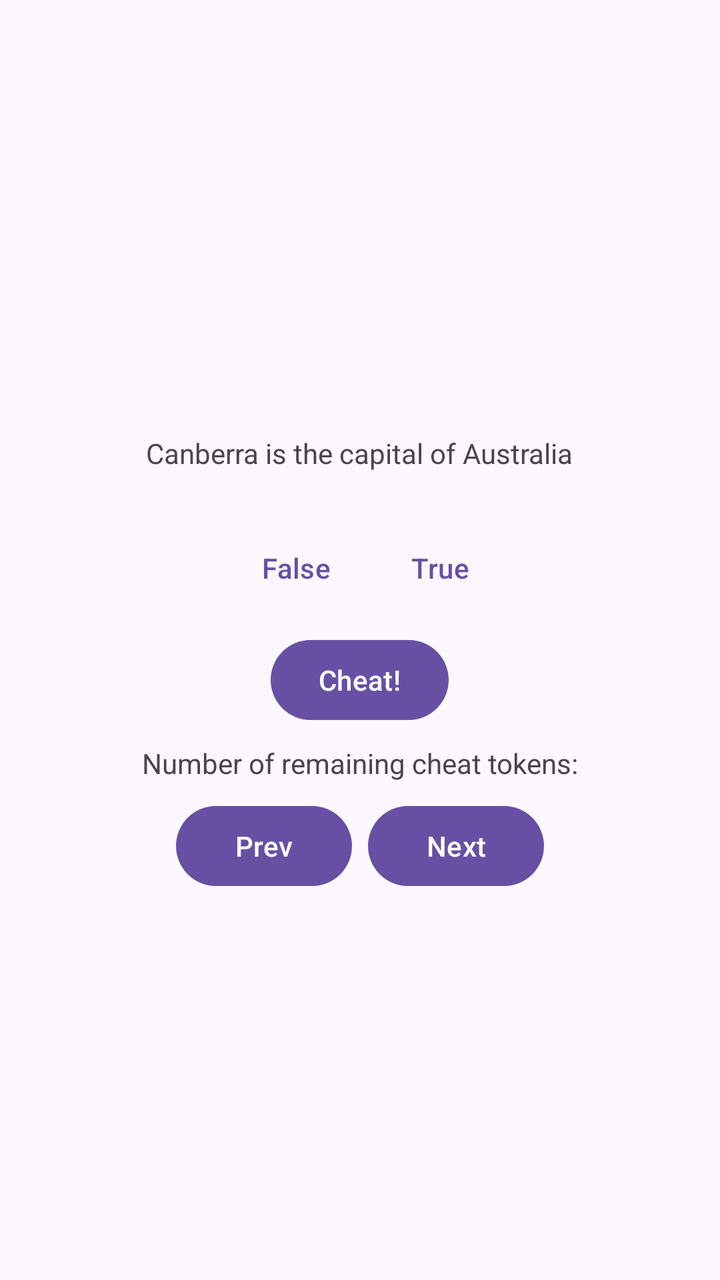
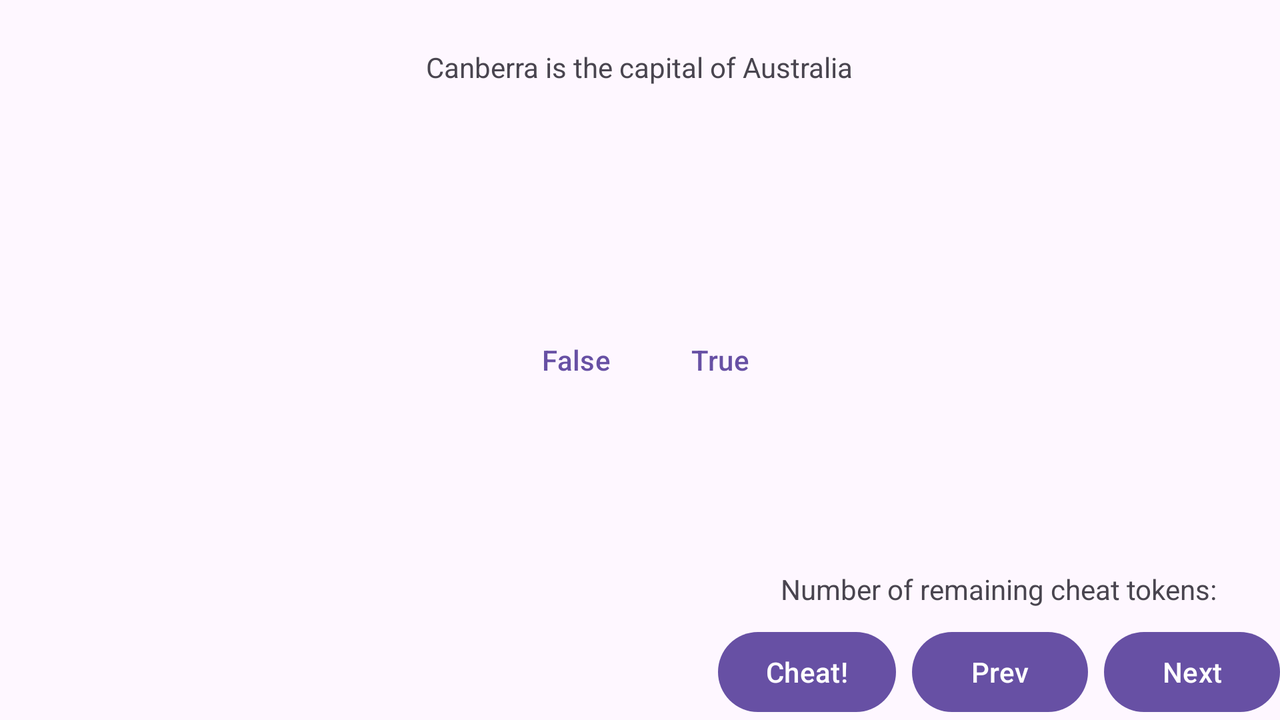

Two renders of one Android screen. The first uses the default layout on a phone; the second uses the alternative layout the repository ships for a different screen configuration, on a matching device. The two XML files are below.
<!-- AndroidManifest.xml: application theme Theme.GeoQuizV2 -->
<!-- res/layout/activity_main.xml -->
<?xml version="1.0" encoding="utf-8"?>
<LinearLayout xmlns:android="http://schemas.android.com/apk/res/android"
    xmlns:tools="http://schemas.android.com/tools"
    android:orientation="vertical"
    android:layout_width="match_parent"
    android:layout_height="match_parent"
    android:gravity="center">

    <TextView
        android:id="@+id/question_text_view"
        android:layout_width="wrap_content"
        android:layout_height="wrap_content"
        android:gravity="start"
        android:layout_margin="24dp"
        android:text="@string/question_text"
        tools:text="@string/question_australia" />

    <LinearLayout
        android:layout_width="wrap_content"
        android:layout_height="wrap_content"
        android:orientation="horizontal">

        <Button
            android:id="@+id/false_button"
            android:layout_width="wrap_content"
            android:layout_height="wrap_content"
            android:text="@string/false_button"
            style="?android:attr/buttonBarButtonStyle" />

        <Button
            android:id="@+id/true_button"
            android:layout_width="wrap_content"
            android:layout_height="wrap_content"
            android:text="@string/true_button"
            style="?android:attr/buttonBarButtonStyle" />

    </LinearLayout>

    <Button
        android:id="@+id/cheats_button"
        android:layout_width="wrap_content"
        android:layout_height="wrap_content"
        android:layout_marginTop="8dp"
        android:text="@string/cheat_button"/>

    <TextView
        android:id="@+id/number_of_tokens_text_view"
        android:layout_width="wrap_content"
        android:layout_height="wrap_content"
        android:gravity="start"
        android:text="@string/number_of_remaining_cheat_tokens"
        android:layout_marginTop="8dp"/>

    <LinearLayout
        android:layout_width="wrap_content"
        android:layout_height="wrap_content"
        android:orientation="horizontal"
        android:layout_marginTop="8dp">

        <Button
            android:id="@+id/prev_button"
            android:layout_width="wrap_content"
            android:layout_height="wrap_content"
            android:drawableStart="@drawable/arrow_left"
            android:text="@string/prev_button"
            android:layout_marginEnd="4dp"/>

        <Button
            android:id="@+id/next_button"
            android:layout_width="wrap_content"
            android:layout_height="wrap_content"
            android:text="@string/next_button"
            android:drawableEnd="@drawable/arrow_right"
            android:layout_marginStart="4dp"/>

    </LinearLayout>

</LinearLayout>
<!-- resources referenced by this layout -->
<resources>
  <string name="cheat_button">Cheat!</string>
  <string name="false_button">False</string>
  <string name="next_button">Next</string>
  <string name="number_of_remaining_cheat_tokens">Number of remaining cheat tokens:</string>
  <string name="prev_button">Prev</string>
  <string name="question_australia">Canberra is the capital of Australia</string>
  <string name="question_text">Canberra is the capital of Australia</string>
  <string name="true_button">True</string>
  <style name="Theme.GeoQuizV2" parent="Base.Theme.GeoQuizV2" />
  <style name="Base.Theme.GeoQuizV2" parent="Theme.Material3.DayNight.NoActionBar">
          
          
      </style>
</resources>
<!-- res/layout-land/activity_main.xml (the repository's variant of the layout above) -->
<!-- drawn on the phone turned sideways -->
<?xml version="1.0" encoding="utf-8"?>
<FrameLayout xmlns:android="http://schemas.android.com/apk/res/android"
    xmlns:tools="http://schemas.android.com/tools"
    android:orientation="vertical"
    android:layout_width="match_parent"
    android:layout_height="match_parent">

    <TextView
        android:id="@+id/question_text_view"
        android:layout_width="wrap_content"
        android:layout_height="wrap_content"
        android:layout_gravity="center_horizontal"
        android:layout_margin="24dp"
        android:text="@string/question_text" />

    <LinearLayout
        android:layout_width="wrap_content"
        android:layout_height="wrap_content"
        android:layout_gravity="center_horizontal|center_vertical">

        <Button
            android:id="@+id/false_button"
            android:layout_width="wrap_content"
            android:layout_height="wrap_content"
            android:text="@string/false_button"
            style="?android:attr/buttonBarButtonStyle" />

        <Button
            android:id="@+id/true_button"
            android:layout_width="wrap_content"
            android:layout_height="wrap_content"
            android:text="@string/true_button"
            style="?android:attr/buttonBarButtonStyle" />

    </LinearLayout>

    <LinearLayout
        android:layout_width="wrap_content"
        android:layout_height="wrap_content"
        android:orientation="vertical"
        android:layout_gravity="bottom|end">

        <TextView
            android:id="@+id/number_of_tokens_text_view"
            android:layout_width="wrap_content"
            android:layout_height="wrap_content"
            android:layout_gravity="center_horizontal"
            android:gravity="start"
            android:text="@string/number_of_remaining_cheat_tokens"
            android:layout_marginBottom="8dp"/>

        <LinearLayout
            android:layout_width="wrap_content"
            android:layout_height="wrap_content"
            android:orientation="horizontal">

            <Button
                android:id="@+id/cheats_button"
                android:layout_width="wrap_content"
                android:layout_height="wrap_content"
                android:text="@string/cheat_button"
                android:layout_marginEnd="8dp"
                tools:ignore="style" />

            <Button
                android:id="@+id/prev_button"
                android:layout_width="wrap_content"
                android:layout_height="wrap_content"
                android:drawableStart="@drawable/arrow_left"
                android:text="@string/prev_button"
                android:layout_marginEnd="8dp"/>

            <Button
                android:id="@+id/next_button"
                android:layout_width="wrap_content"
                android:layout_height="wrap_content"
                android:text="@string/next_button"
                android:drawableEnd="@drawable/arrow_right"/>

        </LinearLayout>

    </LinearLayout>

</FrameLayout>
<!-- resources referenced by the variant -->
<!-- as the phone turned sideways resolves them -->
<resources>
  <string name="cheat_button">Cheat!</string>
  <string name="false_button">False</string>
  <string name="next_button">Next</string>
  <string name="number_of_remaining_cheat_tokens">Number of remaining cheat tokens:</string>
  <string name="prev_button">Prev</string>
  <string name="question_text">Canberra is the capital of Australia</string>
  <string name="true_button">True</string>
  <style name="Theme.GeoQuizV2" parent="Base.Theme.GeoQuizV2" />
  <style name="Base.Theme.GeoQuizV2" parent="Theme.Material3.DayNight.NoActionBar">
          
          
      </style>
</resources>
